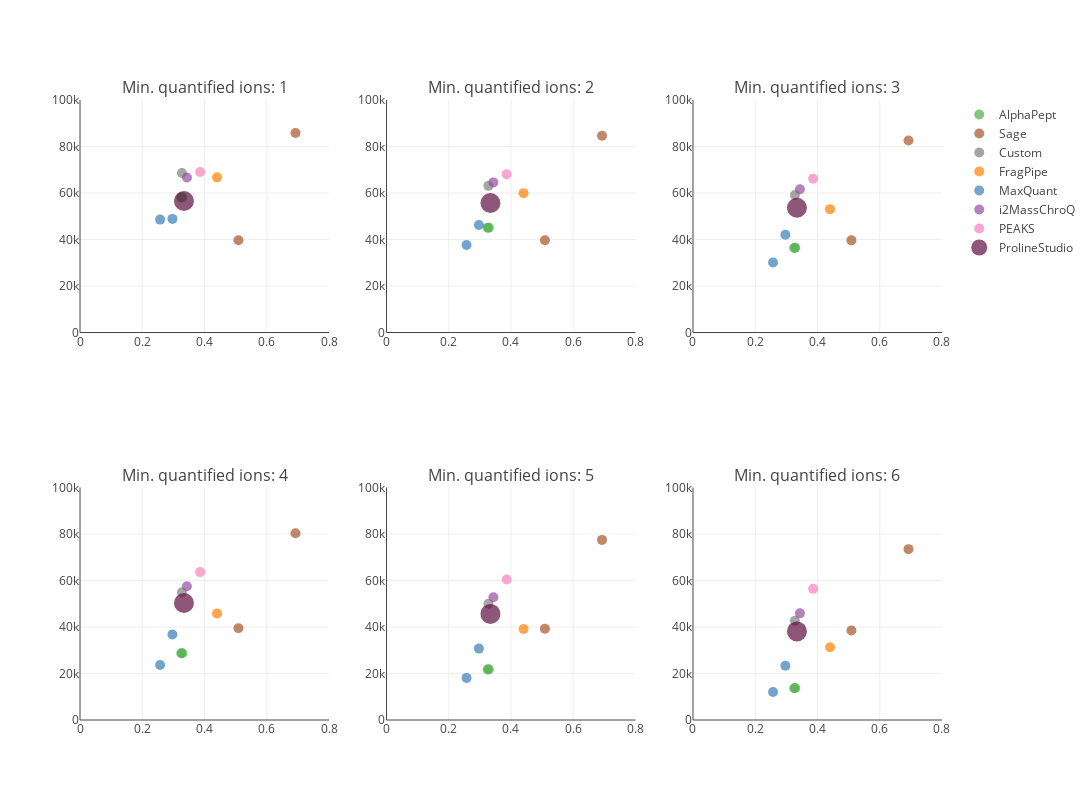

Notebook source saved alongside this figure:
### Code cell
plot, results = plot_performance_metrics_all_filters(file_paths_general, x_range=[0, 0.8], y_range=[0, 100000], metric="Mean")
plot

### Figure 1 — Plotly figure (JSON) as saved in the notebook; plotly's stock layout.template omitted (floating-point values rounded to 4 significant figures)
{"data": [{"hovertext": ["ProteoBench ID: AlphaPept_20250120_160712<br>Software tool: AlphaPept 0.5.3<br>Comment (private submission): AlphaPept_MBR_Align_50ppmFragTol", "ProteoBench ID: AlphaPept_20250120_160731<br>Software tool: AlphaPept 0.5.3<br>Comment (private submission): AlphaPept_50ppmFragTol"], "marker": {"color": ["#4daf4a", "#4daf4a"], "showscale": false, "size": [10, 10]}, "mode": "markers", "name": "AlphaPept", "type": "scatter", "x": [0.3286, 0.3253], "xaxis": "x", "y": [58187, 58090], "yaxis": "y"}, {"hovertext": ["ProteoBench ID: Sage_20250120_160745<br>Software tool: Sage 0.14.6<br>Comment (private submission): Sage (filtered)", "ProteoBench ID: Sage_20250120_160813<br>Software tool: Sage 0.14.6<br>Comment (private submission): Sage (unfiltered)"], "marker": {"color": ["#a65628", "#a65628"], "showscale": false, "size": [10, 10]}, "mode": "markers", "name": "Sage", "type": "scatter", "x": [0.509, 0.6924], "xaxis": "x", "y": [39687, 85777], "yaxis": "y"}, {"hovertext": ["ProteoBench ID: Custom_20250120_160831<br>Software tool: Custom 0.14.6<br>Comment (private submission): Sage (FlashLFQ)"], "marker": {"color": ["#7f7f7f"], "showscale": false, "size": [10]}, "mode": "markers", "name": "Custom", "type": "scatter", "x": [0.3275], "xaxis": "x", "y": [68622], "yaxis": "y"}, {"hovertext": ["ProteoBench ID: FragPipe_20250120_160859<br>Software tool: FragPipe 22.0<br>Comment (private submission): FragPipeMBR"], "marker": {"color": ["#ff7f00"], "showscale": false, "size": [10]}, "mode": "markers", "name": "FragPipe", "type": "scatter", "x": [0.4403], "xaxis": "x", "y": [66735], "yaxis": "y"}, {"hovertext": ["ProteoBench ID: MaxQuant_20250120_160919<br>Software tool: MaxQuant 2.4.13.0<br>Comment (private submission): MaxQuant_MBR", "ProteoBench ID: MaxQuant_20250120_160936<br>Software tool: MaxQuant 2.4.13.0<br>Comment (private submission): MaxQuant"], "marker": {"color": ["#377eb8", "#377eb8"], "showscale": false, "size": [10, 10]}, "mode": "markers", "name": "MaxQuant", "type": "scatter", "x": [0.2969, 0.2573], "xaxis": "x", "y": [48870, 48562], "yaxis": "y"}, {"hovertext": ["ProteoBench ID: i2MassChroQ_20250120_161001<br>Software tool: i2MassChroQ 1.0.18<br>Comment (private submission): i2MassChroQ"], "marker": {"color": ["#984ea3"], "showscale": false, "size": [10]}, "mode": "markers", "name": "i2MassChroQ", "type": "scatter", "x": [0.3436], "xaxis": "x", "y": [66668], "yaxis": "y"}, {"hovertext": ["ProteoBench ID: PEAKS_20250120_161031<br>Software tool: PEAKS 0.14.6<br>Comment (private submission): PEAKS"], "marker": {"color": ["#f781bf"], "showscale": false, "size": [10]}, "mode": "markers", "name": "PEAKS", "type": "scatter", "x": [0.386], "xaxis": "x", "y": [69000], "yaxis": "y"}, {"hovertext": ["ProteoBench ID: ProlineStudio_20250120_161119<br>Software tool: ProlineStudio <br>Comment (private submission): ProlineStudio"], "marker": {"color": ["#5f0f40"], "showscale": false, "size": [20]}, "mode": "markers", "name": "ProlineStudio", "type": "scatter", "x": [0.3339], "xaxis": "x", "y": [56570], "yaxis": "y"}, {"hovertext": ["ProteoBench ID: AlphaPept_20250120_160712<br>Software tool: AlphaPept 0.5.3<br>Comment (private submission): AlphaPept_MBR_Align_50ppmFragTol", "ProteoBench ID: AlphaPept_20250120_160731<br>Software tool: AlphaPept 0.5.3<br>Comment (private submission): AlphaPept_50ppmFragTol"], "marker": {"color": ["#4daf4a", "#4daf4a"], "showscale": false, "size": [10, 10]}, "mode": "markers", "name": "AlphaPept", "showlegend": false, "type": "scatter", "x": [0.3286, 0.3253], "xaxis": "x2", "y": [45104, 45102], "yaxis": "y2"}, {"hovertext": ["ProteoBench ID: Sage_20250120_160745<br>Software tool: Sage 0.14.6<br>Comment (private submission): Sage (filtered)", "ProteoBench ID: Sage_20250120_160813<br>Software tool: Sage 0.14.6<br>Comment (private submission): Sage (unfiltered)"], "marker": {"color": ["#a65628", "#a65628"], "showscale": false, "size": [10, 10]}, "mode": "markers", "name": "Sage", "showlegend": false, "type": "scatter", "x": [0.509, 0.6924], "xaxis": "x2", "y": [39687, 84615], "yaxis": "y2"}, {"hovertext": ["ProteoBench ID: Custom_20250120_160831<br>Software tool: Custom 0.14.6<br>Comment (private submission): Sage (FlashLFQ)"], "marker": {"color": ["#7f7f7f"], "showscale": false, "size": [10]}, "mode": "markers", "name": "Custom", "showlegend": false, "type": "scatter", "x": [0.3275], "xaxis": "x2", "y": [63074], "yaxis": "y2"}, {"hovertext": ["ProteoBench ID: FragPipe_20250120_160859<br>Software tool: FragPipe 22.0<br>Comment (private submission): FragPipeMBR"], "marker": {"color": ["#ff7f00"], "showscale": false, "size": [10]}, "mode": "markers", "name": "FragPipe", "showlegend": false, "type": "scatter", "x": [0.4403], "xaxis": "x2", "y": [59946], "yaxis": "y2"}, {"hovertext": ["ProteoBench ID: MaxQuant_20250120_160919<br>Software tool: MaxQuant 2.4.13.0<br>Comment (private submission): MaxQuant_MBR", "ProteoBench ID: MaxQuant_20250120_160936<br>Software tool: MaxQuant 2.4.13.0<br>Comment (private submission): MaxQuant"], "marker": {"color": ["#377eb8", "#377eb8"], "showscale": false, "size": [10, 10]}, "mode": "markers", "name": "MaxQuant", "showlegend": false, "type": "scatter", "x": [0.2969, 0.2573], "xaxis": "x2", "y": [46241, 37610], "yaxis": "y2"}, {"hovertext": ["ProteoBench ID: i2MassChroQ_20250120_161001<br>Software tool: i2MassChroQ 1.0.18<br>Comment (private submission): i2MassChroQ"], "marker": {"color": ["#984ea3"], "showscale": false, "size": [10]}, "mode": "markers", "name": "i2MassChroQ", "showlegend": false, "type": "scatter", "x": [0.3436], "xaxis": "x2", "y": [64561], "yaxis": "y2"}, {"hovertext": ["ProteoBench ID: PEAKS_20250120_161031<br>Software tool: PEAKS 0.14.6<br>Comment (private submission): PEAKS"], "marker": {"color": ["#f781bf"], "showscale": false, "size": [10]}, "mode": "markers", "name": "PEAKS", "showlegend": false, "type": "scatter", "x": [0.386], "xaxis": "x2", "y": [68093], "yaxis": "y2"}, {"hovertext": ["ProteoBench ID: ProlineStudio_20250120_161119<br>Software tool: ProlineStudio <br>Comment (private submission): ProlineStudio"], "marker": {"color": ["#5f0f40"], "showscale": false, "size": [20]}, "mode": "markers", "name": "ProlineStudio", "showlegend": false, "type": "scatter", "x": [0.3339], "xaxis": "x2", "y": [55692], "yaxis": "y2"}, {"hovertext": ["ProteoBench ID: AlphaPept_20250120_160712<br>Software tool: AlphaPept 0.5.3<br>Comment (private submission): AlphaPept_MBR_Align_50ppmFragTol", "ProteoBench ID: AlphaPept_20250120_160731<br>Software tool: AlphaPept 0.5.3<br>Comment (private submission): AlphaPept_50ppmFragTol"], "marker": {"color": ["#4daf4a", "#4daf4a"], "showscale": false, "size": [10, 10]}, "mode": "markers", "name": "AlphaPept", "showlegend": false, "type": "scatter", "x": [0.3286, 0.3253], "xaxis": "x3", "y": [36421, 36379], "yaxis": "y3"}, {"hovertext": ["ProteoBench ID: Sage_20250120_160745<br>Software tool: Sage 0.14.6<br>Comment (private submission): Sage (filtered)", "ProteoBench ID: Sage_20250120_160813<br>Software tool: Sage 0.14.6<br>Comment (private submission): Sage (unfiltered)"], "marker": {"color": ["#a65628", "#a65628"], "showscale": false, "size": [10, 10]}, "mode": "markers", "name": "Sage", "showlegend": false, "type": "scatter", "x": [0.509, 0.6924], "xaxis": "x3", "y": [39633, 82606], "yaxis": "y3"}, {"hovertext": ["ProteoBench ID: Custom_20250120_160831<br>Software tool: Custom 0.14.6<br>Comment (private submission): Sage (FlashLFQ)"], "marker": {"color": ["#7f7f7f"], "showscale": false, "size": [10]}, "mode": "markers", "name": "Custom", "showlegend": false, "type": "scatter", "x": [0.3275], "xaxis": "x3", "y": [59126], "yaxis": "y3"}, {"hovertext": ["ProteoBench ID: FragPipe_20250120_160859<br>Software tool: FragPipe 22.0<br>Comment (private submission): FragPipeMBR"], "marker": {"color": ["#ff7f00"], "showscale": false, "size": [10]}, "mode": "markers", "name": "FragPipe", "showlegend": false, "type": "scatter", "x": [0.4403], "xaxis": "x3", "y": [53060], "yaxis": "y3"}, {"hovertext": ["ProteoBench ID: MaxQuant_20250120_160919<br>Software tool: MaxQuant 2.4.13.0<br>Comment (private submission): MaxQuant_MBR", "ProteoBench ID: MaxQuant_20250120_160936<br>Software tool: MaxQuant 2.4.13.0<br>Comment (private submission): MaxQuant"], "marker": {"color": ["#377eb8", "#377eb8"], "showscale": false, "size": [10, 10]}, "mode": "markers", "name": "MaxQuant", "showlegend": false, "type": "scatter", "x": [0.2969, 0.2573], "xaxis": "x3", "y": [42075, 30086], "yaxis": "y3"}, {"hovertext": ["ProteoBench ID: i2MassChroQ_20250120_161001<br>Software tool: i2MassChroQ 1.0.18<br>Comment (private submission): i2MassChroQ"], "marker": {"color": ["#984ea3"], "showscale": false, "size": [10]}, "mode": "markers", "name": "i2MassChroQ", "showlegend": false, "type": "scatter", "x": [0.3436], "xaxis": "x3", "y": [61603], "yaxis": "y3"}, {"hovertext": ["ProteoBench ID: PEAKS_20250120_161031<br>Software tool: PEAKS 0.14.6<br>Comment (private submission): PEAKS"], "marker": {"color": ["#f781bf"], "showscale": false, "size": [10]}, "mode": "markers", "name": "PEAKS", "showlegend": false, "type": "scatter", "x": [0.386], "xaxis": "x3", "y": [66167], "yaxis": "y3"}, {"hovertext": ["ProteoBench ID: ProlineStudio_20250120_161119<br>Software tool: ProlineStudio <br>Comment (private submission): ProlineStudio"], "marker": {"color": ["#5f0f40"], "showscale": false, "size": [20]}, "mode": "markers", "name": "ProlineStudio", "showlegend": false, "type": "scatter", "x": [0.3339], "xaxis": "x3", "y": [53670], "yaxis": "y3"}, {"hovertext": ["ProteoBench ID: AlphaPept_20250120_160712<br>Software tool: AlphaPept 0.5.3<br>Comment (private submission): AlphaPept_MBR_Align_50ppmFragTol", "ProteoBench ID: AlphaPept_20250120_160731<br>Software tool: AlphaPept 0.5.3<br>Comment (private submission): AlphaPept_50ppmFragTol"], "marker": {"color": ["#4daf4a", "#4daf4a"], "showscale": false, "size": [10, 10]}, "mode": "markers", "name": "AlphaPept", "showlegend": false, "type": "scatter", "x": [0.3286, 0.3253], "xaxis": "x4", "y": [28735, 28676], "yaxis": "y4"}, {"hovertext": ["ProteoBench ID: Sage_20250120_160745<br>Software tool: Sage 0.14.6<br>Comment (private submission): Sage (filtered)", "ProteoBench ID: Sage_20250120_160813<br>Software tool: Sage 0.14.6<br>Comment (private submission): Sage (unfiltered)"], "marker": {"color": ["#a65628", "#a65628"], "showscale": false, "size": [10, 10]}, "mode": "markers", "name": "Sage", "showlegend": false, "type": "scatter", "x": [0.509, 0.6924], "xaxis": "x4", "y": [39488, 80316], "yaxis": "y4"}, {"hovertext": ["ProteoBench ID: Custom_20250120_160831<br>Software tool: Custom 0.14.6<br>Comment (private submission): Sage (FlashLFQ)"], "marker": {"color": ["#7f7f7f"], "showscale": false, "size": [10]}, "mode": "markers", "name": "Custom", "showlegend": false, "type": "scatter", "x": [0.3275], "xaxis": "x4", "y": [54951], "yaxis": "y4"}, {"hovertext": ["ProteoBench ID: FragPipe_20250120_160859<br>Software tool: FragPipe 22.0<br>Comment (private submission): FragPipeMBR"], "marker": {"color": ["#ff7f00"], "showscale": false, "size": [10]}, "mode": "markers", "name": "FragPipe", "showlegend": false, "type": "scatter", "x": [0.4403], "xaxis": "x4", "y": [45811], "yaxis": "y4"}, {"hovertext": ["ProteoBench ID: MaxQuant_20250120_160919<br>Software tool: MaxQuant 2.4.13.0<br>Comment (private submission): MaxQuant_MBR", "ProteoBench ID: MaxQuant_20250120_160936<br>Software tool: MaxQuant 2.4.13.0<br>Comment (private submission): MaxQuant"], "marker": {"color": ["#377eb8", "#377eb8"], "showscale": false, "size": [10, 10]}, "mode": "markers", "name": "MaxQuant", "showlegend": false, "type": "scatter", "x": [0.2969, 0.2573], "xaxis": "x4", "y": [36809, 23655], "yaxis": "y4"}, {"hovertext": ["ProteoBench ID: i2MassChroQ_20250120_161001<br>Software tool: i2MassChroQ 1.0.18<br>Comment (private submission): i2MassChroQ"], "marker": {"color": ["#984ea3"], "showscale": false, "size": [10]}, "mode": "markers", "name": "i2MassChroQ", "showlegend": false, "type": "scatter", "x": [0.3436], "xaxis": "x4", "y": [57551], "yaxis": "y4"}, {"hovertext": ["ProteoBench ID: PEAKS_20250120_161031<br>Software tool: PEAKS 0.14.6<br>Comment (private submission): PEAKS"], "marker": {"color": ["#f781bf"], "showscale": false, "size": [10]}, "mode": "markers", "name": "PEAKS", "showlegend": false, "type": "scatter", "x": [0.386], "xaxis": "x4", "y": [63615], "yaxis": "y4"}, {"hovertext": ["ProteoBench ID: ProlineStudio_20250120_161119<br>Software tool: ProlineStudio <br>Comment (private submission): ProlineStudio"], "marker": {"color": ["#5f0f40"], "showscale": false, "size": [20]}, "mode": "markers", "name": "ProlineStudio", "showlegend": false, "type": "scatter", "x": [0.3339], "xaxis": "x4", "y": [50320], "yaxis": "y4"}, {"hovertext": ["ProteoBench ID: AlphaPept_20250120_160712<br>Software tool: AlphaPept 0.5.3<br>Comment (private submission): AlphaPept_MBR_Align_50ppmFragTol", "ProteoBench ID: AlphaPept_20250120_160731<br>Software tool: AlphaPept 0.5.3<br>Comment (private submission): AlphaPept_50ppmFragTol"], "marker": {"color": ["#4daf4a", "#4daf4a"], "showscale": false, "size": [10, 10]}, "mode": "markers", "name": "AlphaPept", "showlegend": false, "type": "scatter", "x": [0.3286, 0.3253], "xaxis": "x5", "y": [21777, 21692], "yaxis": "y5"}, {"hovertext": ["ProteoBench ID: Sage_20250120_160745<br>Software tool: Sage 0.14.6<br>Comment (private submission): Sage (filtered)", "ProteoBench ID: Sage_20250120_160813<br>Software tool: Sage 0.14.6<br>Comment (private submission): Sage (unfiltered)"], "marker": {"color": ["#a65628", "#a65628"], "showscale": false, "size": [10, 10]}, "mode": "markers", "name": "Sage", "showlegend": false, "type": "scatter", "x": [0.509, 0.6924], "xaxis": "x5", "y": [39214, 77470], "yaxis": "y5"}, {"hovertext": ["ProteoBench ID: Custom_20250120_160831<br>Software tool: Custom 0.14.6<br>Comment (private submission): Sage (FlashLFQ)"], "marker": {"color": ["#7f7f7f"], "showscale": false, "size": [10]}, "mode": "markers", "name": "Custom", "showlegend": false, "type": "scatter", "x": [0.3275], "xaxis": "x5", "y": [49988], "yaxis": "y5"}, {"hovertext": ["ProteoBench ID: FragPipe_20250120_160859<br>Software tool: FragPipe 22.0<br>Comment (private submission): FragPipeMBR"], "marker": {"color": ["#ff7f00"], "showscale": false, "size": [10]}, "mode": "markers", "name": "FragPipe", "showlegend": false, "type": "scatter", "x": [0.4403], "xaxis": "x5", "y": [39131], "yaxis": "y5"}, {"hovertext": ["ProteoBench ID: MaxQuant_20250120_160919<br>Software tool: MaxQuant 2.4.13.0<br>Comment (private submission): MaxQuant_MBR", "ProteoBench ID: MaxQuant_20250120_160936<br>Software tool: MaxQuant 2.4.13.0<br>Comment (private submission): MaxQuant"], "marker": {"color": ["#377eb8", "#377eb8"], "showscale": false, "size": [10, 10]}, "mode": "markers", "name": "MaxQuant", "showlegend": false, "type": "scatter", "x": [0.2969, 0.2573], "xaxis": "x5", "y": [30713, 18103], "yaxis": "y5"}, {"hovertext": ["ProteoBench ID: i2MassChroQ_20250120_161001<br>Software tool: i2MassChroQ 1.0.18<br>Comment (private submission): i2MassChroQ"], "marker": {"color": ["#984ea3"], "showscale": false, "size": [10]}, "mode": "markers", "name": "i2MassChroQ", "showlegend": false, "type": "scatter", "x": [0.3436], "xaxis": "x5", "y": [52814], "yaxis": "y5"}, {"hovertext": ["ProteoBench ID: PEAKS_20250120_161031<br>Software tool: PEAKS 0.14.6<br>Comment (private submission): PEAKS"], "marker": {"color": ["#f781bf"], "showscale": false, "size": [10]}, "mode": "markers", "name": "PEAKS", "showlegend": false, "type": "scatter", "x": [0.386], "xaxis": "x5", "y": [60421], "yaxis": "y5"}, {"hovertext": ["ProteoBench ID: ProlineStudio_20250120_161119<br>Software tool: ProlineStudio <br>Comment (private submission): ProlineStudio"], "marker": {"color": ["#5f0f40"], "showscale": false, "size": [20]}, "mode": "markers", "name": "ProlineStudio", "showlegend": false, "type": "scatter", "x": [0.3339], "xaxis": "x5", "y": [45635], "yaxis": "y5"}, {"hovertext": ["ProteoBench ID: AlphaPept_20250120_160712<br>Software tool: AlphaPept 0.5.3<br>Comment (private submission): AlphaPept_MBR_Align_50ppmFragTol", "ProteoBench ID: AlphaPept_20250120_160731<br>Software tool: AlphaPept 0.5.3<br>Comment (private submission): AlphaPept_50ppmFragTol"], "marker": {"color": ["#4daf4a", "#4daf4a"], "showscale": false, "size": [10, 10]}, "mode": "markers", "name": "AlphaPept", "showlegend": false, "type": "scatter", "x": [0.3286, 0.3253], "xaxis": "x6", "y": [13750, 13656], "yaxis": "y6"}, {"hovertext": ["ProteoBench ID: Sage_20250120_160745<br>Software tool: Sage 0.14.6<br>Comment (private submission): Sage (filtered)", "ProteoBench ID: Sage_20250120_160813<br>Software tool: Sage 0.14.6<br>Comment (private submission): Sage (unfiltered)"], "marker": {"color": ["#a65628", "#a65628"], "showscale": false, "size": [10, 10]}, "mode": "markers", "name": "Sage", "showlegend": false, "type": "scatter", "x": [0.509, 0.6924], "xaxis": "x6", "y": [38508, 73493], "yaxis": "y6"}, {"hovertext": ["ProteoBench ID: Custom_20250120_160831<br>Software tool: Custom 0.14.6<br>Comment (private submission): Sage (FlashLFQ)"], "marker": {"color": ["#7f7f7f"], "showscale": false, "size": [10]}, "mode": "markers", "name": "Custom", "showlegend": false, "type": "scatter", "x": [0.3275], "xaxis": "x6", "y": [42636], "yaxis": "y6"}, {"hovertext": ["ProteoBench ID: FragPipe_20250120_160859<br>Software tool: FragPipe 22.0<br>Comment (private submission): FragPipeMBR"], "marker": {"color": ["#ff7f00"], "showscale": false, "size": [10]}, "mode": "markers", "name": "FragPipe", "showlegend": false, "type": "scatter", "x": [0.4403], "xaxis": "x6", "y": [31283], "yaxis": "y6"}, {"hovertext": ["ProteoBench ID: MaxQuant_20250120_160919<br>Software tool: MaxQuant 2.4.13.0<br>Comment (private submission): MaxQuant_MBR", "ProteoBench ID: MaxQuant_20250120_160936<br>Software tool: MaxQuant 2.4.13.0<br>Comment (private submission): MaxQuant"], "marker": {"color": ["#377eb8", "#377eb8"], "showscale": false, "size": [10, 10]}, "mode": "markers", "name": "MaxQuant", "showlegend": false, "type": "scatter", "x": [0.2969, 0.2573], "xaxis": "x6", "y": [23314, 12029], "yaxis": "y6"}, {"hovertext": ["ProteoBench ID: i2MassChroQ_20250120_161001<br>Software tool: i2MassChroQ 1.0.18<br>Comment (private submission): i2MassChroQ"], "marker": {"color": ["#984ea3"], "showscale": false, "size": [10]}, "mode": "markers", "name": "i2MassChroQ", "showlegend": false, "type": "scatter", "x": [0.3436], "xaxis": "x6", "y": [45861], "yaxis": "y6"}, {"hovertext": ["ProteoBench ID: PEAKS_20250120_161031<br>Software tool: PEAKS 0.14.6<br>Comment (private submission): PEAKS"], "marker": {"color": ["#f781bf"], "showscale": false, "size": [10]}, "mode": "markers", "name": "PEAKS", "showlegend": false, "type": "scatter", "x": [0.386], "xaxis": "x6", "y": [56398], "yaxis": "y6"}, {"hovertext": ["ProteoBench ID: ProlineStudio_20250120_161119<br>Software tool: ProlineStudio <br>Comment (private submission): ProlineStudio"], "marker": {"color": ["#5f0f40"], "showscale": false, "size": [20]}, "mode": "markers", "name": "ProlineStudio", "showlegend": false, "type": "scatter", "x": [0.3339], "xaxis": "x6", "y": [38095], "yaxis": "y6"}], "layout": {"annotations": [{"font": {"size": 16}, "showarrow": false, "text": "Min. quantified ions: 1", "x": 0.1444, "xanchor": "center", "xref": "paper", "y": 1, "yanchor": "bottom", "yref": "paper"}, {"font": {"size": 16}, "showarrow": false, "text": "Min. quantified ions: 2", "x": 0.5, "xanchor": "center", "xref": "paper", "y": 1, "yanchor": "bottom", "yref": "paper"}, {"font": {"size": 16}, "showarrow": false, "text": "Min. quantified ions: 3", "x": 0.8556, "xanchor": "center", "xref": "paper", "y": 1, "yanchor": "bottom", "yref": "paper"}, {"font": {"size": 16}, "showarrow": false, "text": "Min. quantified ions: 4", "x": 0.1444, "xanchor": "center", "xref": "paper", "y": 0.375, "yanchor": "bottom", "yref": "paper"}, {"font": {"size": 16}, "showarrow": false, "text": "Min. quantified ions: 5", "x": 0.5, "xanchor": "center", "xref": "paper", "y": 0.375, "yanchor": "bottom", "yref": "paper"}, {"font": {"size": 16}, "showarrow": false, "text": "Min. quantified ions: 6", "x": 0.8556, "xanchor": "center", "xref": "paper", "y": 0.375, "yanchor": "bottom", "yref": "paper"}], "height": 800, "width": 1200, "xaxis": {"anchor": "y", "domain": [0, 0.2889], "range": [0, 0.8]}, "xaxis2": {"anchor": "y2", "domain": [0.3556, 0.6444], "range": [0, 0.8]}, "xaxis3": {"anchor": "y3", "domain": [0.7111, 1], "range": [0, 0.8]}, "xaxis4": {"anchor": "y4", "domain": [0, 0.2889], "range": [0, 0.8]}, "xaxis5": {"anchor": "y5", "domain": [0.3556, 0.6444], "range": [0, 0.8]}, "xaxis6": {"anchor": "y6", "domain": [0.7111, 1], "range": [0, 0.8]}, "yaxis": {"anchor": "x", "domain": [0.625, 1], "range": [0, 100000]}, "yaxis2": {"anchor": "x2", "domain": [0.625, 1], "range": [0, 100000]}, "yaxis3": {"anchor": "x3", "domain": [0.625, 1], "range": [0, 100000]}, "yaxis4": {"anchor": "x4", "domain": [0, 0.375], "range": [0, 100000]}, "yaxis5": {"anchor": "x5", "domain": [0, 0.375], "range": [0, 100000]}, "yaxis6": {"anchor": "x6", "domain": [0, 0.375], "range": [0, 100000]}}}
